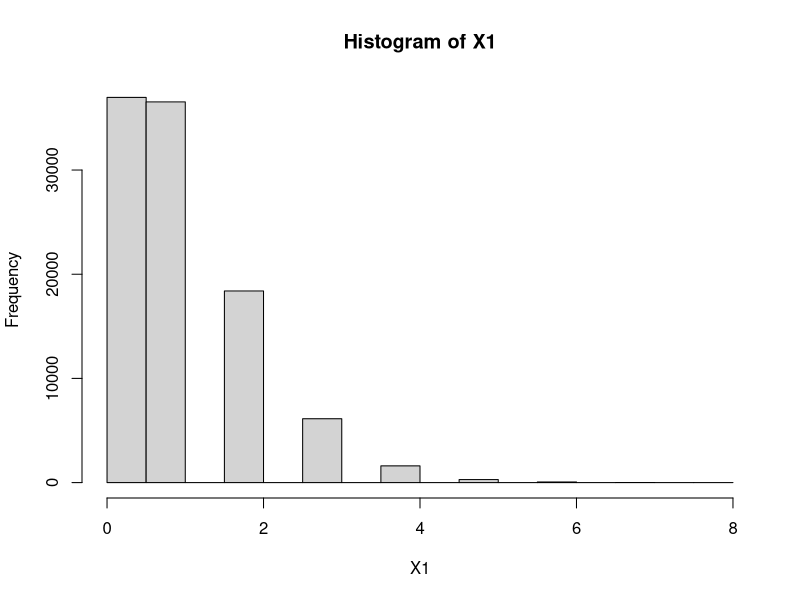
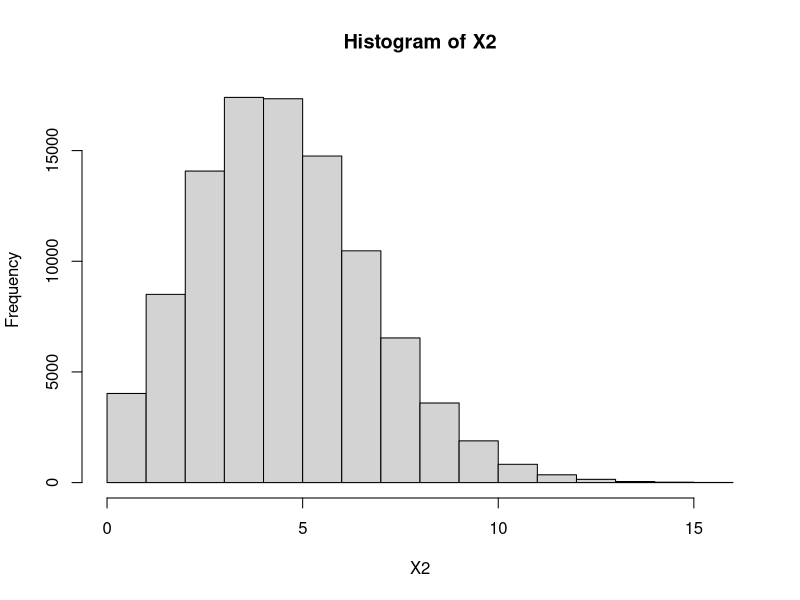
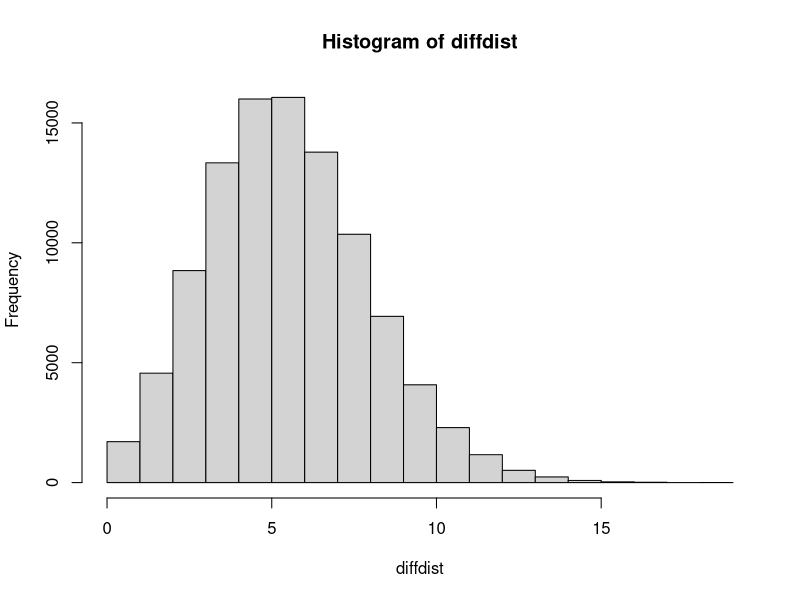
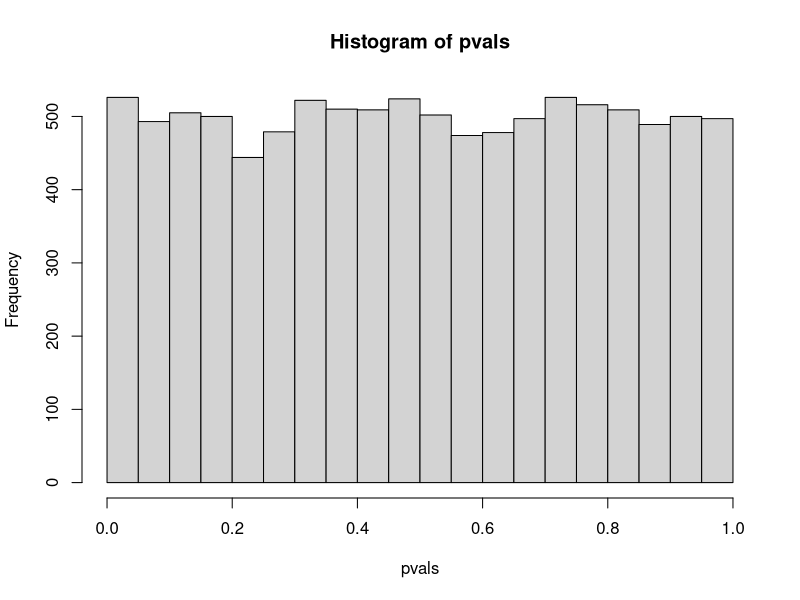
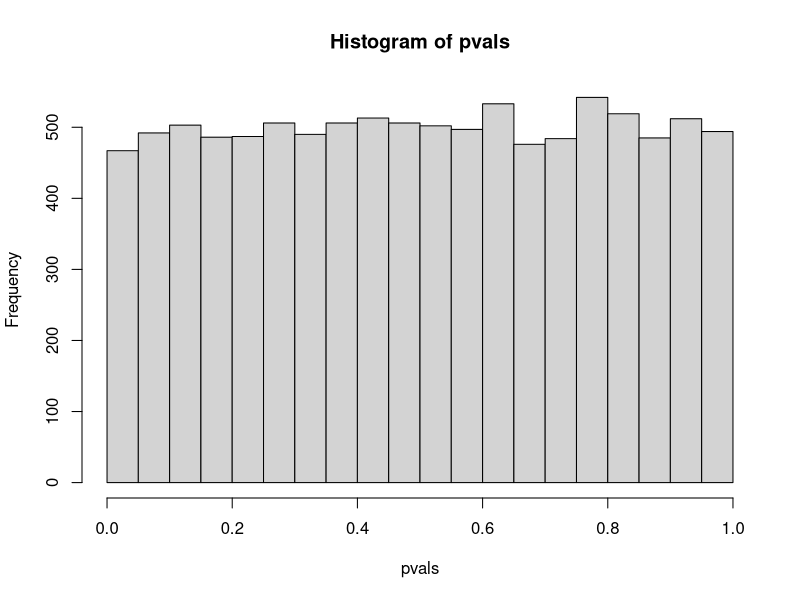
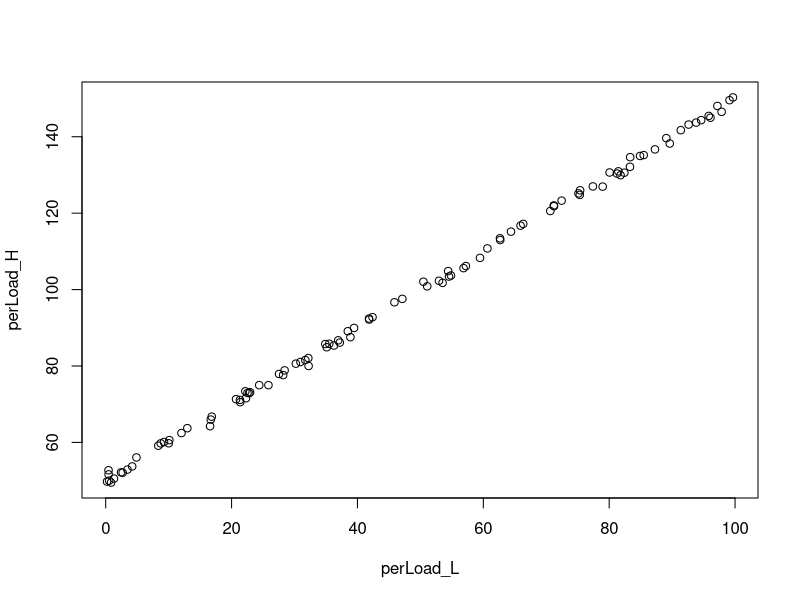
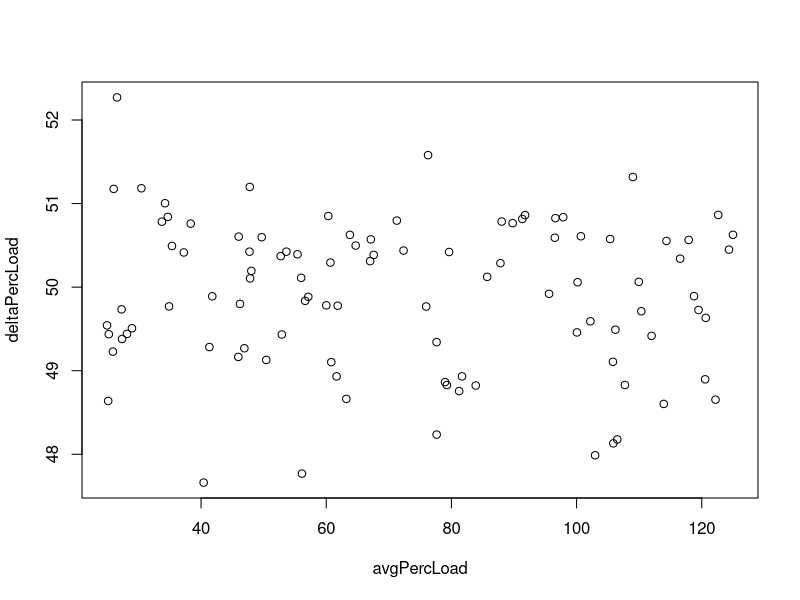
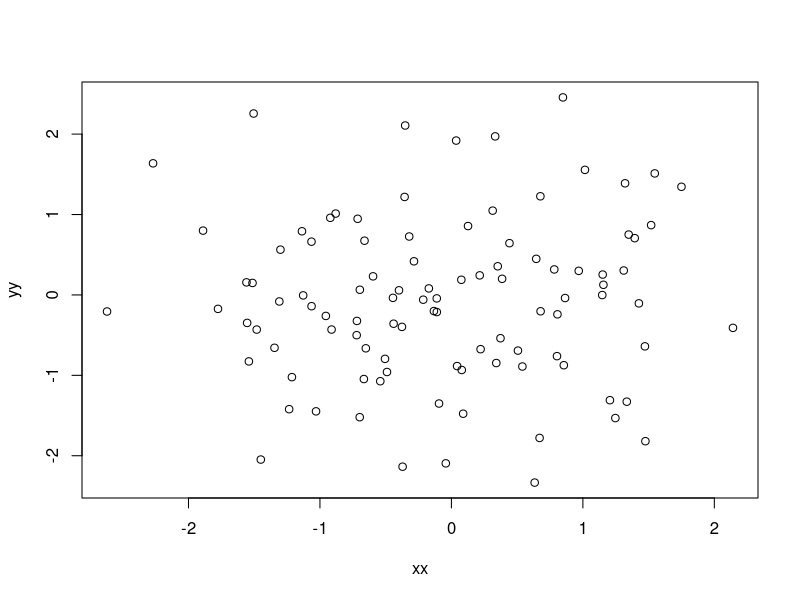

Write the R code that produced these figures, in order. (Note: a time limit stopped this script after it produced the figures.)
X1 = rpois(100000, lambda = 1)

X2 = rpois(100000, lambda = 5)


diffdist = X2 + X1
hist(X1)
hist(X2)
hist(diffdist)




bootDiff = function(){
  
  x1 = rnorm(100)
  x2 = rnorm(100)
  
  diff = x2 - x1
  mod = lm(diff ~ I(1:100))
  return(summary(mod)$coef[2,4])
}


pvals = replicate(10000, bootDiff())
hist(pvals)


bootDiff2 = function(){
  
  x1 = rnorm(100)
  x2 = rnorm(100)
  
  diff = x2^2 - x1^2
  mod = lm(diff ~ I(1:100))
  return(summary(mod)$coef[2,4])
}


pvals = replicate(10000, bootDiff2())
hist(pvals)



perLoad_L = (runif(100, 0, 100))

perLoad_H = (perLoad_L + 50)  + rnorm(100)

plot(perLoad_L, perLoad_H)


deltaPercLoad = perLoad_H - perLoad_L
avgPercLoad = (perLoad_H + perLoad_L) / 2

plot(avgPercLoad, deltaPercLoad)



xx = rnorm(100)

ww = rnorm(100)


yy = rnorm(100)


plot(xx, yy) 

plot(xx*ww, yy*ww)

m1 = lm(yy ~ xx)

summary(m1)

m2= lm(I(yy*ww) ~ I(xx*ww))
summary(m2)

## boot3


bootDiff3 <- function(){
  xx = rnorm(100)
  ww = rnorm(100)
  yy = rnorm(100)
  m1 = summary(lm(yy ~ xx))
  # plot(xx, yy)
  # plot(I(yy*ww) ~ I(xx*ww))
  m2= lm(I(yy/ww) ~ I(xx/ww))
  
  
  return(c(m1$coefficients[2, 4],summary(m2)$coef[2, 4]) )
  
  
}

reps = replicate(5000, bootDiff3())
plot(t(reps))

hist(t(reps)[,1])
hist(t(reps)[,2])



bootDiff4 <- function(){
  xx = rnorm(100)
  ww = xx + rnorm(100)
  aa = prcomp(data.frame(xx, ww), center = TRUE, scale = TRUE)
  p1 = -predict(aa)[,1] 
  yy = rnorm(100)
  m1 = summary(lm(yy ~ p1))
  # plot(p1, yy)
  # plot(I(yy*ww) ~ p1)
  m2= lm(I(yy*ww) ~ p1)
  
  
  return(c(m1$coefficients[2, 4],summary(m2)$coef[2, 4]) )
  
  
}

reps = replicate(5000, bootDiff4())
plot(t(reps))

hist(t(reps)[,1])
hist(t(reps)[,2])


bootDiff5<- function(){
  xx = runif(100)
  yy = rnorm(100)
  m1 = summary(lm(yy ~ xx))
  # plot(p1, yy)
  # plot(I(yy*ww) ~ p1)
  m2= lm(I(yy*xx) ~ xx)
  
  
  return(c(m1$coefficients[2, 4],summary(m2)$coef[2, 4]) )
  
  
}

reps = replicate(5000, bootDiff5())
plot(t(reps))

hist(t(reps)[,1])
hist(t(reps)[,2])





# percent change could depend on weight


weight = seq(0, 10, length.out = 100)

combWeight = weight + weight *  0.6

combWeight[51:100] = weight[51:100] + weight[51:100] *  0.1

addedWeight = combWeight - weight
plot(addedWeight)

plot(addedWeight, combWeight)

yy = rep(c(1, 0), each = 50)


plot( addedWeight, yy)

percAdd = (addedWeight + xx) / 2
plot(percAdd, xx)



bootDiff6<- function(){
  beeSize = runif(100) + 4
  winglen = beeSize + rnorm(100, sd = 0.05)
  #plot(winglen, beeSize)
  
  changeInAmp = rep(1, length(beeSize))#rnorm(100, mean = -1,  sd = 0.1)
  # (changeInAmp)
  changeInArcLen = changeInAmp * winglen
  
  # plot(beeSize, changeInAmp)
  # plot(changeInArcLen~beeSize)
  
  s1 = summary(lm(changeInAmp~beeSize))
  return(s1$coefficients[2, 4])
  
  }

reps = replicate(10000, bootDiff6())
hist(reps)


plot(beeSize, changeInAmp)

plot(beeSize, changeInArcLen)


###########################################################################
# storks and babies example
# from this paper https://www.jstor.org/stable/pdf/2983064.pdf?refreqid=excelsior%3Ad1796dde58ee466bceccb9f7971bf6ee
numWomenPerCounty = rep(c(1, 2, 3, 4, 5), each = 10 )
numStorks = ceiling(numWomenPerCounty + rnorm(length(numWomenPerCounty), sd = 0.9) + 3)
numBabies = ceiling(numWomenPerCounty* 5 *rnorm(length(numWomenPerCounty),mean = 1, sd = 0.1) + 10)


# stork rate positively correlated with birth rate
plot(numStorks/numWomenPerCounty, numBabies/numWomenPerCounty)
abline(lm(I(numBabies/numWomenPerCounty) ~ I(numStorks/numWomenPerCounty)))


# birth rate vs. numStorks
plot(numStorks, numBabies/numWomenPerCounty)
abline(lm(I(numBabies/numWomenPerCounty) ~ I(numStorks)))


# birth rate vs. numStorks
plot(numStorks, numBabies)
abline(lm(I(numBabies) ~ I(numStorks)))

###########################################################################


###########################################################################
# Hypothetical buzz ratio example
# from this paper: file:///D:/Dropbox/AcademiaDropbox/PapersToCritique/VallejoMarin_BuzzPollinationBodySize/Paper.pdf

beeSize = rnorm(1000,mean = 5, sd = 0.9)

flightFreq = beeSize*20 + 150 + rnorm(1000, sd = 10)
buzzFreq = rnorm(1000, mean = 300, sd = 20) 


plot(buzzFreq ~ beeSize)
plot(flightFreq ~ beeSize)
abline(lm(I(flightFreq) ~ beeSize))


# in this case, buzzFreq is independent of bee size,
# flight freq is positively associated with bee size
plot(I(buzzFreq / flightFreq) ~ beeSize)
abline(lm(I(buzzFreq / flightFreq) ~ beeSize))



##################### flight freq is independent but buzz freq depends on size?
beeSize = rnorm(1000,mean = 5, sd = 0.9)

flightFreq = rnorm(1000, mean = 200, sd = 20)
buzzFreq =  beeSize*20 + 150 + rnorm(1000, sd = 10)


plot(buzzFreq ~ beeSize)
plot(flightFreq ~ beeSize)
abline(lm(I(flightFreq) ~ beeSize))


# in this case, flight freq is independent of bee size,
# buzz freq is positively associated with bee size
plot(I(buzzFreq / flightFreq) ~ beeSize)
abline(lm(I(buzzFreq / flightFreq) ~ beeSize))


##################### what if both flight freq and buzz freq depend on size, but to different degrees
beeSize = rnorm(1000,mean = 5, sd = 0.9)

flightFreq = beeSize*20 + rnorm(1000, mean = 200, sd = 10)
buzzFreq =  beeSize*10 + 350 + rnorm(1000, sd = 10)



plot(buzzFreq ~ beeSize, ylim = c(200, 600))
points(flightFreq ~ beeSize)
abline(lm(I(flightFreq) ~ beeSize))
abline(lm(I(buzzFreq) ~ beeSize))


# in this case, flight freq is independent of bee size,
# buzz freq is positively associated with bee size
plot(I(buzzFreq / flightFreq) ~ beeSize)
abline(lm(I(buzzFreq / flightFreq) ~ beeSize))


summary(lm(buzzFreq ~ beeSize + flightFreq))

car::vif(lm(buzzFreq ~ beeSize + flightFreq))


plot(flightFreq, buzzFreq)
